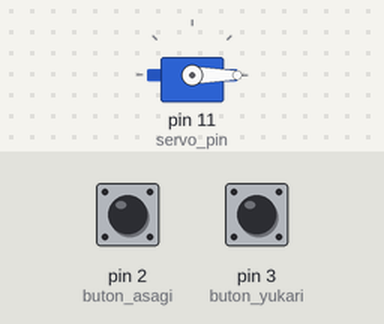
This sketch was run on a simulated Arduino Uno, built with avr-gcc and run on an emulated ATmega328P. On the bench: servo. The inputs (shaded band) are chosen by the test bench; at power-on: pin 3 (buton_yukari) LOW, pin 2 (buton_asagi) LOW.

Above: at 1.2 s.
1.3 s: pin 3 (buton_yukari) pulled HIGH for 1 s
At 3.4 s:
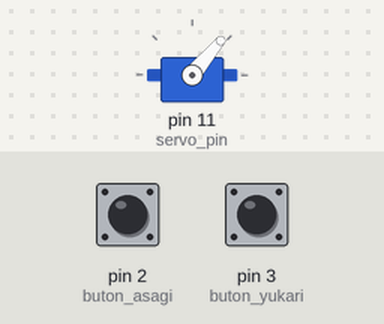
3.8 s: pin 3 (buton_yukari) pulled HIGH for 3.2 s
At 7.2 s:
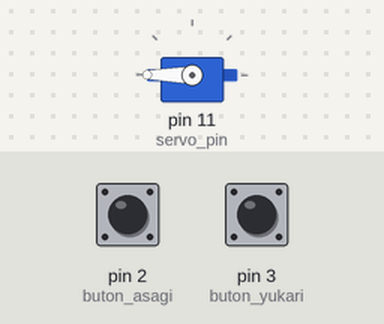
8.5 s: pin 2 (buton_asagi) pulled HIGH for 0.15 s
At 9.8 s:
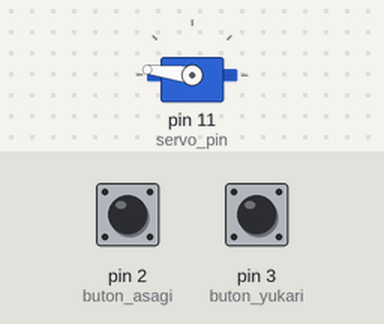
10.1 s: pin 2 (buton_asagi) pulled HIGH for 1 s
At 12.4 s:
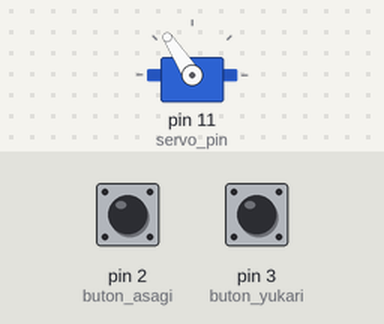
Timing chart, 0 to 13.6 s (numbered marks = the images above; inputs shaded):
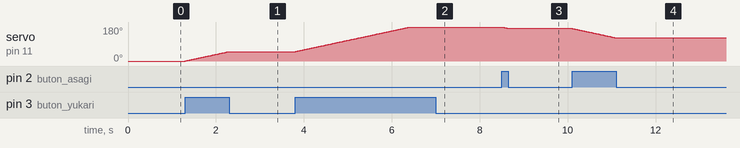

The sketch:

sketch_mar06a.ino
```cpp
#include <Servo.h>
int servo_aci_degeri=0;
Servo servo_kontrol;
#define servo_pin 11
#define buton_yukari 3
#define buton_asagi 2
void setup() {
  servo_kontrol.attach(servo_pin);
  pinMode(buton_yukari,INPUT);
  pinMode(buton_asagi,INPUT);
}
void loop() {
  if (digitalRead(buton_yukari)==HIGH)
  servo_aci_degeri++;
  if (digitalRead(buton_asagi)==HIGH)
  servo_aci_degeri--;

  if(servo_aci_degeri>180)
  servo_aci_degeri=180;

  if(servo_aci_degeri<0)
  servo_aci_degeri=0;
  servo_kontrol.write(servo_aci_degeri);
  delay(20);
}
```

Measured:
- after the input at 1.3 s, servo on pin 11 (servo_pin): moves from 0° to 50° over 0.98 s, starting at once
- after the input at 3.8 s, servo on pin 11 (servo_pin): moves from 50° to 180° over 2.6 s, starting at once
- after the input at 8.5 s, servo on pin 11 (servo_pin): 180° → 173° at once
- after the input at 10.1 s, servo on pin 11 (servo_pin): moves from 173° to 123° over 0.98 s, starting at once
